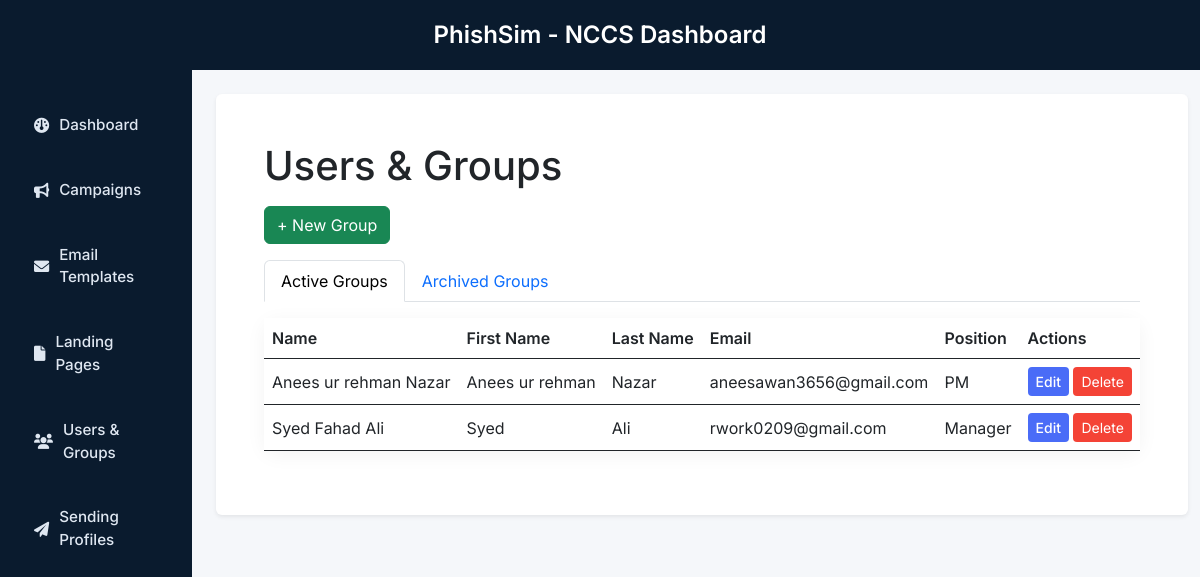
Screenshot of /groups/ (signed in) with the database file from the repository.
### core/models.py (models this page shows, shortened)
class Group(models.Model):
    user = models.ForeignKey(User, on_delete=models.CASCADE)
    name = models.CharField(max_length=100)
    first_name = models.CharField(max_length=100, default="Unknown")
    last_name = models.CharField(max_length=100, default="Unknown")
    email = models.EmailField(unique=True, default="default@example.com")
    position = models.CharField(max_length=100, default="N/A")
    number_of_members = models.PositiveIntegerField(default=0)
    modified_date = models.DateTimeField(default=timezone.now)
    csv_file = models.FileField(upload_to='csv_uploads/', blank=True, null=True)

### core/views.py (the view)
# urls.py: path('groups/', views.group_list, name='group_list'),
def group_list(request):
    groups = Group.objects.filter(user=request.user)
    form = GroupForm()
    return render(request, 'core/group_list.html', {'groups': groups, 'form': form})

### core/templates/core/group_list.html (shortened to what this page needs)
{% extends "core/base.html" %}
{% block content %}
<div class="container-fluid p-4">
  <h1 class="mb-3">Users & Groups</h1>
  <button class="btn btn-success mb-3" data-bs-toggle="modal" data-bs-target="#groupModal">
    + New Group
  </button>
  <ul class="nav nav-tabs">
    <li class="nav-item">
      <a class="nav-link active" href="#active" data-toggle="tab">Active Groups</a>
    </li>
    <li class="nav-item">
      <a class="nav-link" href="#archived" data-toggle="tab">Archived Groups</a>
    </li>
  </ul>
  <table class="table mt-3">
    <thead>
      <tr>
        <th>Name</th>
        <th>First Name</th>
        <th>Last Name</th>
        <th>Email</th>
        <th>Position</th>
        <th>Actions</th>
      </tr>
    </thead>
    <tbody>
      {% for group in groups %}
      <tr>
        <td>{{ group.name }}</td>
        <td>{{ group.first_name }}</td>
        <td>{{ group.last_name }}</td>
        <td>{{ group.email }}</td>
        <td>{{ group.position }}</td>
        <td>
          <button
            class="btn btn-primary btn-sm edit-group"
            data-id="{{ group.pk }}"
            data-name="{{ group.name }}"
            data-first_name="{{ group.first_name }}"
            data-last_name="{{ group.last_name }}"
            data-email="{{ group.email }}"
            data-position="{{ group.position }}"
          >
            Edit
          </button>
          <button
            class="btn btn-danger btn-sm delete-group-btn"
            data-id="{{ group.pk }}"
            data-name="{{ group.name }}"
            data-delete-url="{% url 'delete_group' group.pk %}"
            data-bs-toggle="modal"
            data-bs-target="#deleteGroupModal"
          >
            Delete
          </button>
        </td>
      </tr>
      {% endfor %}
    </tbody>
  </table>
</div>
{% endblock %}

### static/core/style.css (style rules this page uses)
body { font-family: 'Inter', sans-serif; background-color: #f4f6f8; margin: 0; }
.card, .table, .modal-content { border-radius: 12px; box-shadow: 0 4px 20px rgba(0, 0, 0, 0.05); border: none; }
.table th { font-weight: 600; }
.table td, .table th { vertical-align: middle; }
.btn-primary { background-color: #4a6cf7; border: none; font-weight: 500; }
.btn-danger { background-color: #f44336; border: none; }

### rows the page displays
Group: name "Anees ur rehman Nazar", first_name "Anees ur rehman", last_name "Nazar", email "aneesawan3656@gmail.com", position "PM"
Group: name "Syed Fahad Ali", first_name "Syed", last_name "Ali", email "rwork0209@gmail.com", position "Manager"
